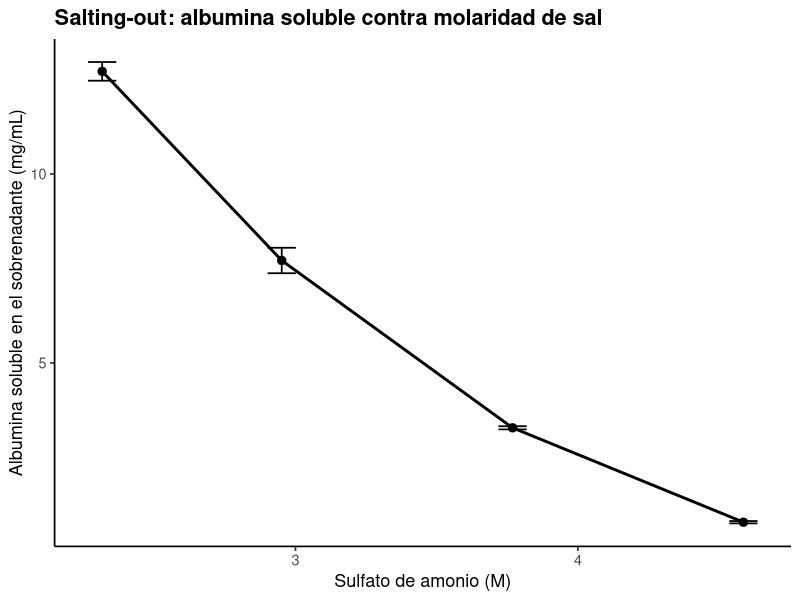
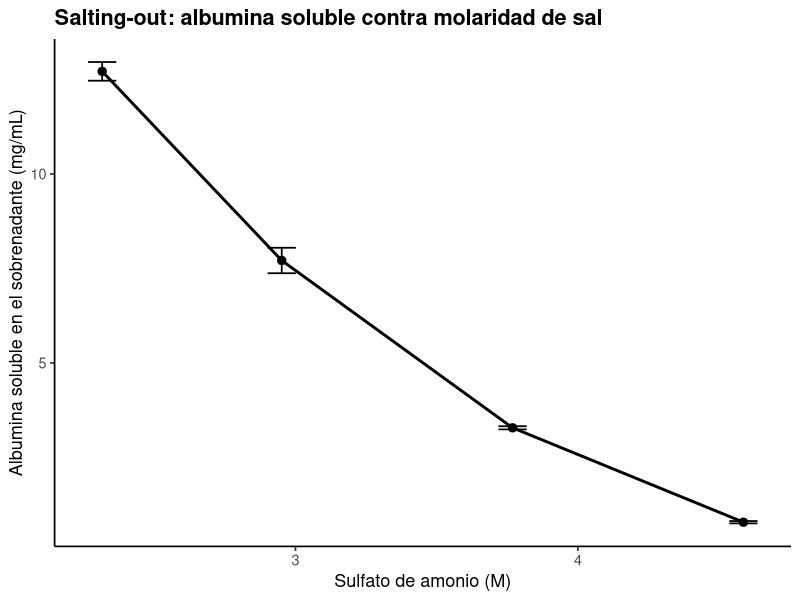

These figures' R source, in order:
# ==========================================================================
# P4. Precipitacion de albumina con sulfato de amonio
# ==========================================================================
# Autor: Dr. Jose Juan Torres Martinez
# Docente de Ciencias Quimicas
# Universidad Autonoma de San Luis Potosi (UASLP)
# Mexico
#
# Material academico para estudiantes
# Serie "Bioseparaciones" - Laboratorio, Practica 4. Sulfato de amonio
#
# Descripcion: Practica 4 del laboratorio: el tanque de precipitacion con sulfato de amonio. Aqui se convierte a molaridad la masa de sulfato de amonio indicada en el manual para cada saturacion (49, 60, 73 y 85%, gramos por vial de 5 mL), y se ajusta la ecuacion de Cohn a la solubilidad de albumina medida en el sobrenadante por Bradford. Lo que se aprende aqui es la tabla de solubilidad contra molaridad que pide el manual, construida con los gramos del manual y la albumina medida.
#
# Objetivos de aprendizaje:
#   - Convertir los gramos del manual a molaridad de sulfato de amonio.
#   - Construir la tabla de solubilidad contra concentracion molar.
#   - Ajustar la ecuacion de Cohn a los datos de la practica.

# Datos: datos_sulfato.csv (saturacion y gramos del manual, solubilidad en el sobrenadante medida por Bradford, 3 replicas).
# Desarrollo: llegamos al tanque de precipitacion con los viales de albumina y el sulfato de amonio del manual. Primera parada: convertir los gramos del manual a molaridad. Segunda parada: ajustar la ecuacion de Cohn a la solubilidad medida en el sobrenadante. En cada parada calculamos y comentamos que significa el resultado antes de seguir.
# ==========================================================================

library(tidyverse)

# --------------------------------------------------------------------------
# Protocolo (Manual de Practicas, Practica 4. Sulfato de amonio)
# --------------------------------------------------------------------------
# Paso 1. Preparar 20 mL de una solucion de albumina a 15 mg/mL en buffer de fosfato (50 mM, pH 7).
# Paso 2. Colocar 5 mL de esa solucion en 4 viales. Tomar uno de los viales, agregar un agitador magnetico y colocarlo en una placa de agitacion, agitando a una velocidad en la que no se genere espuma.
# Paso 3. Pesar sulfato de amonio y agregarlo al vial poco a poco hasta alcanzar 49% de saturacion (1.53 g por vial de 5 mL, segun la tabla del manual; la cantidad se determina con la tabla citada en el manual: http://www.encorbio.com/protocols/AM-SO4.htm). Hay que esperar a que se disuelvan los cristales antes de adicionar mas. Una vez disueltos todos los cristales, retirar el vial de la placa.
# Paso 4. Repetir con el resto de los viales hasta alcanzar saturaciones de 60% (1.95 g), 73% (2.49 g) y 85% (3.03 g). Al terminar con el ultimo vial, dejar reposar los viales 5 min para que se complete la precipitacion.
# Paso 5. Mezclar suavemente los viales y tomar 1.5 mL de suspension de cada uno en tubos de centrifuga. Centrifugar a 15000g por 5 min.
# Paso 6. Separar el sobrenadante de cada tubo y cuantificar la concentracion de proteina con el metodo de Bradford. Diluir las muestras a analizar con agua, de manera que la concentracion maxima de sulfato de amonio sea 1 M; diluir aun mas si hace falta.
# Paso 7. Con los datos obtenidos generar una tabla de solubilidad de albumina contra la concentracion molar de sulfato de amonio.
# Paso 8. Agregar a los precipitados obtenidos 1 mL de agua y determinar visualmente si es posible disolver completamente a la albumina.
# Seguridad y reglas (manual): agitar con suavidad, sin generar espuma; agregar los cristales poco a poco esperando a que se disuelvan; bata blanca obligatoria y guantes cuando se indique; limpiar la mesa antes y despues.

# --------------------------------------------------------------------------
# Parada 1. Gramos del manual a molaridad
# --------------------------------------------------------------------------
# Estamos frente al tanque con los viales de 5 mL de albumina. Pesamos el sulfato de amonio que indica el manual para cada saturacion y lo convertimos a molaridad con su peso molecular de 132.14 g/mol y el volumen del vial.
# Peso molecular del sulfato de amonio: 132.14 g/mol.
# Cada vial tiene 5 mL de solucion de albumina (15 mg/mL en fosfato
# 50 mM, pH 7, segun el manual).
datos <- read_csv("datos_sulfato.csv", show_col_types = FALSE)

datos <- datos %>%
  mutate(molaridad_M = gramos_5ml / 132.14 / 0.005)

resumen <- datos %>%
  group_by(saturacion_pct, gramos_5ml, molaridad_M) %>%
  summarise(
    solubilidad_media = mean(solubilidad_sobrenadante_mg_ml),
    de = sd(solubilidad_sobrenadante_mg_ml),
    .groups = "drop"
  )

print(resumen)

# --------------------------------------------------------------------------
# Parada 2. Ajuste de Cohn a la solubilidad en el sobrenadante
# --------------------------------------------------------------------------
# Seguimos en el tanque: ahora ajustamos la ecuacion de Cohn a la solubilidad que quedo en el sobrenadante, medida por Bradford. La fraccion soluble se calcula contra los 15 mg/mL iniciales.
ajuste <- lm(log10(solubilidad_media) ~ molaridad_M, data = resumen)
print(summary(ajuste))

tabla_cohn <- tibble(
  beta = coef(ajuste)[["(Intercept)"]],
  ks_por_M = -coef(ajuste)[["molaridad_M"]]
)
print(tabla_cohn)

# Fraccion de albumina que queda soluble a cada saturacion, respecto a
# los 15 mg/mL iniciales.
resumen <- resumen %>%
  mutate(fraccion_soluble = solubilidad_media / 15.0)
print(resumen)

# --------------------------------------------------------------------------
# Parada 3. Grafica: solubilidad en el sobrenadante contra molaridad
# --------------------------------------------------------------------------
# Graficamos la albumina que queda soluble en el sobrenadante contra la molaridad de sal: cada punto es la media de tres replicas con su barra de desviacion.
grafica <- ggplot(
  resumen,
  aes(x = molaridad_M, y = solubilidad_media)
) +
  geom_errorbar(aes(ymin = solubilidad_media - de,
                    ymax = solubilidad_media + de),
                width = 0.1, linewidth = 0.6) +
  geom_line(linewidth = 1) +
  geom_point(size = 2.5) +
  labs(
    x = "Sulfato de amonio (M)",
    y = "Albumina soluble en el sobrenadante (mg/mL)",
    title = "Salting-out: albumina soluble contra molaridad de sal"
  ) +
  theme_classic(base_size = 13) +
  theme(plot.title = element_text(face = "bold"))

print(grafica)

# --------------------------------------------------------------------------
# 4. Exportar la grafica
# --------------------------------------------------------------------------
# Antes de salir del tanque de precipitacion guardamos la grafica de la practica.
ggsave("04_sulfato.png", grafica,
       width = 18, height = 12, units = "cm", dpi = 300)

# --------------------------------------------------------------------------
# Interpretacion
# --------------------------------------------------------------------------
# Grafica (albumina soluble contra molaridad de sal): el eje x es la molaridad de sulfato de amonio en M y el eje y es la albumina soluble en el sobrenadante en mg/mL.
# - La albumina soluble en el sobrenadante cae de unos 12.7 mg/mL a 49% de saturacion a menos de 1 mg/mL a 85%: la proteina pasa al precipitado. Esto significa que al subir la sal la albumina deja la solucion y se recupera en el precipitado, y por eso lo siguiente es separar ese precipitado y redisolverlo.
# - El logaritmo de la solubilidad es lineal con la molaridad, como pide la ecuacion de Cohn. Esto significa que los datos de la practica siguen el modelo de la teoria, y con beta y Ks se predice la solubilidad a cualquier saturacion.

# --------------------------------------------------------------------------
# Que aprendimos
# --------------------------------------------------------------------------
# - Los gramos del manual se convierten a molaridad con el peso molecular y el volumen del vial.
# - La tabla de solubilidad contra molaridad es el resultado que pide el manual para esta practica.
# Terminamos la practica en el tanque de precipitacion: ya tenemos la tabla de solubilidad contra molaridad que pide el manual. Seguimos a la siguiente practica: la precipitacion con acetona, donde la temperatura decide cuanta proteina se recupera.
